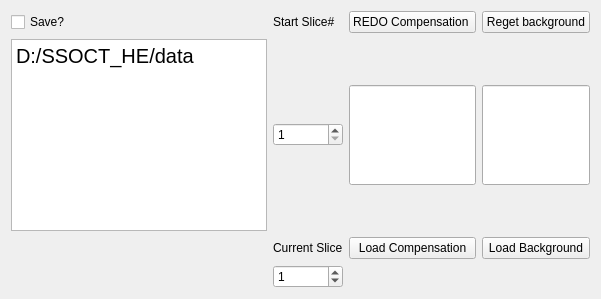
        <widget class="QWidget" name="Generaltab">
         <attribute name="title">
          <string>Save</string>
         </attribute>
         <layout class="QGridLayout" name="gridLayout_10">
          <item row="1" column="2">
           <widget class="QPushButton" name="RedoDC">
            <property name="text">
             <string>REDO Compensation </string>
            </property>
           </widget>
          </item>
          <item row="2" column="1">
           <widget class="QSpinBox" name="SliceN">
            <property name="minimum">
             <number>1</number>
            </property>
           </widget>
          </item>
          <item row="2" column="2">
           <widget class="QLineEdit" name="Disp_DIR">
            <property name="minimumSize">
             <size>
              <width>0</width>
              <height>100</height>
             </size>
            </property>
           </widget>
          </item>
          <item row="2" column="3">
           <widget class="QLineEdit" name="BG_DIR">
            <property name="minimumSize">
             <size>
              <width>0</width>
              <height>100</height>
             </size>
            </property>
           </widget>
          </item>
          <item row="1" column="0">
           <widget class="QCheckBox" name="Save">
            <property name="text">
             <string>Save?</string>
            </property>
            <property name="iconSize">
             <size>
              <width>30</width>
              <height>30</height>
             </size>
            </property>
           </widget>
          </item>
          <item row="2" column="0">
           <widget class="QTextEdit" name="DIR">
            <property name="maximumSize">
             <size>
              <width>400</width>
              <height>16777215</height>
             </size>
            </property>
            <property name="html">
             <string>&lt;!DOCTYPE HTML PUBLIC &quot;-//W3C//DTD HTML 4.0//EN&quot; &quot;http://www.w3.org/TR/REC-html40/strict.dtd&quot;&gt;
&lt;html&gt;&lt;head&gt;&lt;meta name=&quot;qrichtext&quot; content=&quot;1&quot; /&gt;&lt;style type=&quot;text/css&quot;&gt;
p, li { white-space: pre-wrap; }
&lt;/style&gt;&lt;/head&gt;&lt;body style=&quot; font-family:'Microsoft YaHei UI'; font-size:15pt; font-weight:400; font-style:normal;&quot;&gt;
&lt;p style=&quot; margin-top:0px; margin-bottom:0px; margin-left:0px; margin-right:0px; -qt-block-indent:0; text-indent:0px;&quot;&gt;D:/SSOCT_HE/data&lt;/p&gt;&lt;/body&gt;&lt;/html&gt;</string>
            </property>
           </widget>
          </item>
          <item row="1" column="1">
           <widget class="QLabel" name="label_23">
            <property name="text">
             <string>Start Slice#</string>
            </property>
           </widget>
          </item>
          <item row="1" column="3">
           <widget class="QPushButton" name="redoBG">
            <property name="text">
             <string>Reget background</string>
            </property>
           </widget>
          </item>
          <item row="4" column="1">
           <widget class="QSpinBox" name="CuSlice">
            <property name="value">
             <number>1</number>
            </property>
           </widget>
          </item>
          <item row="3" column="1">
           <widget class="QLabel" name="label_28">
            <property name="text">
             <string>Current Slice</string>
            </property>
           </widget>
          </item>
          <item row="3" column="2">
           <widget class="QPushButton" name="LoadDispersion">
            <property name="text">
             <string>Load Compensation</string>
            </property>
           </widget>
          </item>
          <item row="3" column="3">
           <widget class="QPushButton" name="LoadBG">
            <property name="text">
             <string>Load Background</string>
            </property>
           </widget>
          </item>
         </layout>
        </widget>
